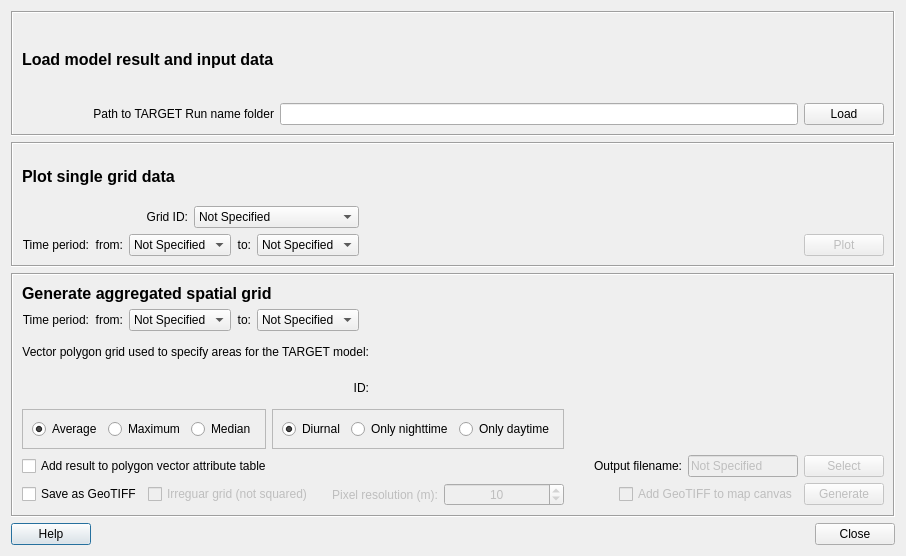
<?xml version="1.0" encoding="UTF-8"?>
<ui version="4.0">
 <class>TARGETAnalyserDialogBase</class>
 <widget class="QDialog" name="TARGETAnalyserDialogBase">
  <property name="geometry">
   <rect>
    <x>0</x>
    <y>0</y>
    <width>906</width>
    <height>556</height>
   </rect>
  </property>
  <property name="windowTitle">
   <string>TARGET Analyser</string>
  </property>
  <layout class="QGridLayout" name="gridLayout_5">
   <item row="3" column="0">
    <widget class="QPushButton" name="pushButtonHelp">
     <property name="text">
      <string>Help</string>
     </property>
    </widget>
   </item>
   <item row="3" column="1">
    <spacer name="horizontalSpacer_2">
     <property name="orientation">
      <enum>Qt::Horizontal</enum>
     </property>
     <property name="sizeHint" stdset="0">
      <size>
       <width>622</width>
       <height>20</height>
      </size>
     </property>
    </spacer>
   </item>
   <item row="3" column="2">
    <widget class="QPushButton" name="pushButtonClose">
     <property name="text">
      <string>Close</string>
     </property>
    </widget>
   </item>
   <item row="0" column="0" colspan="3">
    <widget class="QFrame" name="frame_8">
     <property name="frameShape">
      <enum>QFrame::Box</enum>
     </property>
     <property name="frameShadow">
      <enum>QFrame::Sunken</enum>
     </property>
     <layout class="QGridLayout" name="gridLayout">
      <item row="1" column="1">
       <widget class="QLineEdit" name="textModelInFolder">
        <property name="toolTip">
         <string>A namelist (RunControl.nml) used for the model run should be specified. This can be located in the suewsmodel directory found as a sub-directory of the UMEP-plugin directory. Note that the namelist includes information on the last model run performed.</string>
        </property>
       </widget>
      </item>
      <item row="1" column="0">
       <widget class="QLabel" name="label_14">
        <property name="text">
         <string>Path to TARGET Run name folder</string>
        </property>
        <property name="alignment">
         <set>Qt::AlignRight|Qt::AlignTrailing|Qt::AlignVCenter</set>
        </property>
       </widget>
      </item>
      <item row="1" column="2">
       <widget class="QPushButton" name="pushButtonInFolder">
        <property name="text">
         <string>Load</string>
        </property>
       </widget>
      </item>
      <item row="0" column="0">
       <widget class="QLabel" name="label_32">
        <property name="text">
         <string>&lt;!DOCTYPE HTML PUBLIC &quot;-//W3C//DTD HTML 4.0//EN&quot; &quot;http://www.w3.org/TR/REC-html40/strict.dtd&quot;&gt;
&lt;html&gt;&lt;head&gt;&lt;meta name=&quot;qrichtext&quot; content=&quot;1&quot; /&gt;&lt;style type=&quot;text/css&quot;&gt;
p, li { white-space: pre-wrap; }
&lt;/style&gt;&lt;/head&gt;&lt;body style=&quot; font-family:'MS Shell Dlg 2'; font-size:8pt; font-weight:400; font-style:normal;&quot;&gt;
&lt;p style=&quot; margin-top:0px; margin-bottom:0px; margin-left:0px; margin-right:0px; -qt-block-indent:0; text-indent:0px;&quot;&gt;&lt;span style=&quot; font-size:12pt; font-weight:600;&quot;&gt;Load model result and input data&lt;/span&gt;&lt;/p&gt;&lt;/body&gt;&lt;/html&gt;</string>
        </property>
       </widget>
      </item>
     </layout>
    </widget>
   </item>
   <item row="2" column="0" colspan="3">
    <widget class="QFrame" name="frame_Spatial">
     <property name="enabled">
      <bool>true</bool>
     </property>
     <property name="frameShape">
      <enum>QFrame::Box</enum>
     </property>
     <property name="frameShadow">
      <enum>QFrame::Sunken</enum>
     </property>
     <layout class="QGridLayout" name="gridLayout_19">
      <item row="7" column="1">
       <spacer name="horizontalSpacer_4">
        <property name="orientation">
         <enum>Qt::Horizontal</enum>
        </property>
        <property name="sizeHint" stdset="0">
         <size>
          <width>40</width>
          <height>20</height>
         </size>
        </property>
       </spacer>
      </item>
      <item row="1" column="0">
       <layout class="QGridLayout" name="gridLayout_2">
        <item row="0" column="3">
         <widget class="QLabel" name="label_11">
          <property name="text">
           <string>to:</string>
          </property>
          <property name="alignment">
           <set>Qt::AlignRight|Qt::AlignTrailing|Qt::AlignVCenter</set>
          </property>
         </widget>
        </item>
        <item row="0" column="1">
         <widget class="QLabel" name="label_6">
          <property name="text">
           <string>from:</string>
          </property>
          <property name="alignment">
           <set>Qt::AlignRight|Qt::AlignTrailing|Qt::AlignVCenter</set>
          </property>
         </widget>
        </item>
        <item row="0" column="2">
         <widget class="QComboBox" name="comboBox_SpatialDOYMin">
          <property name="enabled">
           <bool>true</bool>
          </property>
          <property name="toolTip">
           <string>Specify the start time period to plot</string>
          </property>
          <item>
           <property name="text">
            <string>Not Specified</string>
           </property>
          </item>
         </widget>
        </item>
        <item row="0" column="4">
         <widget class="QComboBox" name="comboBox_SpatialDOYMax">
          <property name="enabled">
           <bool>true</bool>
          </property>
          <property name="toolTip">
           <string>Specify the end time period to plot</string>
          </property>
          <item>
           <property name="text">
            <string>Not Specified</string>
           </property>
          </item>
         </widget>
        </item>
        <item row="0" column="0">
         <widget class="QLabel" name="label">
          <property name="text">
           <string>Time period:</string>
          </property>
          <property name="alignment">
           <set>Qt::AlignRight|Qt::AlignTrailing|Qt::AlignVCenter</set>
          </property>
         </widget>
        </item>
        <item row="0" column="5">
         <spacer name="horizontalSpacer">
          <property name="orientation">
           <enum>Qt::Horizontal</enum>
          </property>
          <property name="sizeHint" stdset="0">
           <size>
            <width>40</width>
            <height>20</height>
           </size>
          </property>
         </spacer>
        </item>
       </layout>
      </item>
      <item row="3" column="0">
       <layout class="QGridLayout" name="gridLayout_12">
        <item row="0" column="1">
         <widget class="QFrame" name="frame_2">
          <property name="enabled">
           <bool>true</bool>
          </property>
          <property name="toolTip">
           <string>Specify what part of each day to include in the analysis</string>
          </property>
          <property name="frameShape">
           <enum>QFrame::StyledPanel</enum>
          </property>
          <property name="frameShadow">
           <enum>QFrame::Raised</enum>
          </property>
          <layout class="QGridLayout" name="gridLayout_9">
           <item row="0" column="2">
            <widget class="QRadioButton" name="radioButtonDaytime_3">
             <property name="text">
              <string>Only daytime</string>
             </property>
            </widget>
           </item>
           <item row="0" column="0">
            <widget class="QRadioButton" name="radioButtonDiurnal_3">
             <property name="text">
              <string>Diurnal</string>
             </property>
             <property name="checked">
              <bool>true</bool>
             </property>
            </widget>
           </item>
           <item row="0" column="1">
            <widget class="QRadioButton" name="radioButtonNighttime_3">
             <property name="text">
              <string>Only nighttime</string>
             </property>
            </widget>
           </item>
          </layout>
         </widget>
        </item>
        <item row="0" column="0">
         <widget class="QFrame" name="frame">
          <property name="toolTip">
           <string>Specify statistical method</string>
          </property>
          <property name="frameShape">
           <enum>QFrame::StyledPanel</enum>
          </property>
          <property name="frameShadow">
           <enum>QFrame::Raised</enum>
          </property>
          <layout class="QGridLayout" name="gridLayout_4">
           <item row="2" column="1">
            <widget class="QRadioButton" name="radioButtonMax">
             <property name="text">
              <string>Maximum</string>
             </property>
            </widget>
           </item>
           <item row="2" column="2">
            <widget class="QRadioButton" name="radioButtonMed">
             <property name="text">
              <string>Median</string>
             </property>
            </widget>
           </item>
           <item row="2" column="0">
            <widget class="QRadioButton" name="radioButtonMean">
             <property name="text">
              <string>Average</string>
             </property>
             <property name="checked">
              <bool>true</bool>
             </property>
            </widget>
           </item>
          </layout>
         </widget>
        </item>
       </layout>
      </item>
      <item row="7" column="2">
       <layout class="QGridLayout" name="gridLayout_18">
        <item row="0" column="2">
         <widget class="QPushButton" name="runButtonSpatial">
          <property name="enabled">
           <bool>false</bool>
          </property>
          <property name="cursor">
           <cursorShape>ArrowCursor</cursorShape>
          </property>
          <property name="toolTip">
           <string>Starts the spatial processing/analysis</string>
          </property>
          <property name="text">
           <string>Generate</string>
          </property>
         </widget>
        </item>
        <item row="0" column="1">
         <widget class="QCheckBox" name="checkBoxIntoCanvas">
          <property name="enabled">
           <bool>false</bool>
          </property>
          <property name="toolTip">
           <string>All analysis specified above will be added to the map canvas if this box is ticked in</string>
          </property>
          <property name="text">
           <string>Add GeoTIFF to map canvas</string>
          </property>
         </widget>
        </item>
        <item row="0" column="0">
         <spacer name="horizontalSpacer_5">
          <property name="orientation">
           <enum>Qt::Horizontal</enum>
          </property>
          <property name="sizeHint" stdset="0">
           <size>
            <width>40</width>
            <height>20</height>
           </size>
          </property>
         </spacer>
        </item>
       </layout>
      </item>
      <item row="0" column="0">
       <widget class="QLabel" name="label_31">
        <property name="text">
         <string>&lt;!DOCTYPE HTML PUBLIC &quot;-//W3C//DTD HTML 4.0//EN&quot; &quot;http://www.w3.org/TR/REC-html40/strict.dtd&quot;&gt;
&lt;html&gt;&lt;head&gt;&lt;meta name=&quot;qrichtext&quot; content=&quot;1&quot; /&gt;&lt;style type=&quot;text/css&quot;&gt;
p, li { white-space: pre-wrap; }
&lt;/style&gt;&lt;/head&gt;&lt;body style=&quot; font-family:'MS Shell Dlg 2'; font-size:8pt; font-weight:400; font-style:normal;&quot;&gt;
&lt;p style=&quot; margin-top:0px; margin-bottom:0px; margin-left:0px; margin-right:0px; -qt-block-indent:0; text-indent:0px;&quot;&gt;&lt;span style=&quot; font-size:12pt; font-weight:600;&quot;&gt;Generate aggregated spatial grid&lt;/span&gt;&lt;/p&gt;&lt;/body&gt;&lt;/html&gt;</string>
        </property>
       </widget>
      </item>
      <item row="2" column="0">
       <layout class="QGridLayout" name="gridLayout_13">
        <item row="0" column="0">
         <widget class="QLabel" name="label_3">
          <property name="text">
           <string>Vector polygon grid used to specify areas for the TARGET model:</string>
          </property>
          <property name="alignment">
           <set>Qt::AlignRight|Qt::AlignTrailing|Qt::AlignVCenter</set>
          </property>
         </widget>
        </item>
        <item row="0" column="2">
         <widget class="QWidget" name="widgetPolygrid" native="true">
          <property name="enabled">
           <bool>true</bool>
          </property>
          <property name="minimumSize">
           <size>
            <width>175</width>
            <height>30</height>
           </size>
          </property>
          <property name="layoutDirection">
           <enum>Qt::LeftToRight</enum>
          </property>
          <layout class="QGridLayout" name="gridLayout_7"/>
         </widget>
        </item>
        <item row="1" column="2">
         <widget class="QWidget" name="widgetField" native="true">
          <property name="enabled">
           <bool>true</bool>
          </property>
          <property name="minimumSize">
           <size>
            <width>125</width>
            <height>30</height>
           </size>
          </property>
          <property name="layoutDirection">
           <enum>Qt::LeftToRight</enum>
          </property>
          <layout class="QGridLayout" name="gridLayout_15"/>
         </widget>
        </item>
        <item row="1" column="0">
         <widget class="QLabel" name="label_7">
          <property name="text">
           <string>ID:</string>
          </property>
          <property name="alignment">
           <set>Qt::AlignRight|Qt::AlignTrailing|Qt::AlignVCenter</set>
          </property>
         </widget>
        </item>
       </layout>
      </item>
      <item row="6" column="2">
       <layout class="QGridLayout" name="gridLayout_17">
        <item row="0" column="0">
         <widget class="QLabel" name="label_4">
          <property name="enabled">
           <bool>true</bool>
          </property>
          <property name="text">
           <string>Output filename:</string>
          </property>
          <property name="alignment">
           <set>Qt::AlignRight|Qt::AlignTrailing|Qt::AlignVCenter</set>
          </property>
         </widget>
        </item>
        <item row="0" column="1">
         <widget class="QLineEdit" name="textOutput">
          <property name="enabled">
           <bool>false</bool>
          </property>
          <property name="toolTip">
           <string>Name of the GeoTIFF to be saved</string>
          </property>
          <property name="text">
           <string>Not Specified</string>
          </property>
         </widget>
        </item>
        <item row="0" column="2">
         <widget class="QPushButton" name="pushButtonSave">
          <property name="enabled">
           <bool>false</bool>
          </property>
          <property name="text">
           <string>Select</string>
          </property>
         </widget>
        </item>
       </layout>
      </item>
      <item row="7" column="0">
       <layout class="QGridLayout" name="gridLayout_11">
        <item row="0" column="1">
         <widget class="QCheckBox" name="checkBoxIrregular">
          <property name="enabled">
           <bool>false</bool>
          </property>
          <property name="toolTip">
           <string>Tick this in if a grid is irregular i.e. not squared and aligned north to south</string>
          </property>
          <property name="text">
           <string>Irreguar grid (not squared)</string>
          </property>
         </widget>
        </item>
        <item row="0" column="2">
         <widget class="QLabel" name="label_2">
          <property name="enabled">
           <bool>false</bool>
          </property>
          <property name="text">
           <string>Pixel resolution (m):</string>
          </property>
          <property name="alignment">
           <set>Qt::AlignRight|Qt::AlignTrailing|Qt::AlignVCenter</set>
          </property>
         </widget>
        </item>
        <item row="0" column="3">
         <widget class="QDoubleSpinBox" name="doubleSpinBoxRes">
          <property name="enabled">
           <bool>false</bool>
          </property>
          <property name="toolTip">
           <string>When a irregular grid is used, a pixel resolution in meters must be specified</string>
          </property>
          <property name="alignment">
           <set>Qt::AlignCenter</set>
          </property>
          <property name="decimals">
           <number>0</number>
          </property>
          <property name="maximum">
           <double>10000.000000000000000</double>
          </property>
          <property name="value">
           <double>10.000000000000000</double>
          </property>
         </widget>
        </item>
        <item row="0" column="0">
         <widget class="QCheckBox" name="addResultToGeotiff">
          <property name="toolTip">
           <string>Tick this in to generate a raster grid from the analyze settings specified</string>
          </property>
          <property name="text">
           <string>Save as GeoTIFF</string>
          </property>
         </widget>
        </item>
       </layout>
      </item>
      <item row="6" column="0">
       <layout class="QGridLayout" name="gridLayout_16">
        <item row="0" column="0">
         <widget class="QCheckBox" name="addResultToGrid">
          <property name="toolTip">
           <string>Tick this box to add the results in the attribute table of the grid specified. PLoygon grid need to be reloaded for changes to appear in the atttribute table.</string>
          </property>
          <property name="text">
           <string>Add result to polygon vector attribute table</string>
          </property>
         </widget>
        </item>
       </layout>
      </item>
     </layout>
    </widget>
   </item>
   <item row="1" column="0" colspan="3">
    <widget class="QFrame" name="frame_POI">
     <property name="enabled">
      <bool>true</bool>
     </property>
     <property name="frameShape">
      <enum>QFrame::Box</enum>
     </property>
     <property name="frameShadow">
      <enum>QFrame::Sunken</enum>
     </property>
     <layout class="QGridLayout" name="gridLayout_14">
      <item row="1" column="0">
       <layout class="QGridLayout" name="gridLayout_10">
        <item row="0" column="0">
         <widget class="QLabel" name="label_34">
          <property name="enabled">
           <bool>true</bool>
          </property>
          <property name="text">
           <string>Grid ID:</string>
          </property>
          <property name="alignment">
           <set>Qt::AlignRight|Qt::AlignTrailing|Qt::AlignVCenter</set>
          </property>
          <property name="buddy">
           <cstring>comboBox_POIField</cstring>
          </property>
         </widget>
        </item>
        <item row="0" column="1">
         <widget class="QComboBox" name="comboBox_POIField">
          <property name="enabled">
           <bool>true</bool>
          </property>
          <property name="toolTip">
           <string>Here, a list of all available modeled grids are listed. Specify one of the grid IDs. If no grid is available, then no data if found in the model output folder.</string>
          </property>
          <item>
           <property name="text">
            <string>Not Specified</string>
           </property>
          </item>
         </widget>
        </item>
       </layout>
      </item>
      <item row="2" column="2">
       <widget class="QPushButton" name="runButtonPlot">
        <property name="enabled">
         <bool>false</bool>
        </property>
        <property name="toolTip">
         <string>	Plot the data selected above</string>
        </property>
        <property name="text">
         <string>Plot</string>
        </property>
       </widget>
      </item>
      <item row="0" column="0">
       <widget class="QLabel" name="label_29">
        <property name="text">
         <string>&lt;!DOCTYPE HTML PUBLIC &quot;-//W3C//DTD HTML 4.0//EN&quot; &quot;http://www.w3.org/TR/REC-html40/strict.dtd&quot;&gt;
&lt;html&gt;&lt;head&gt;&lt;meta name=&quot;qrichtext&quot; content=&quot;1&quot; /&gt;&lt;style type=&quot;text/css&quot;&gt;
p, li { white-space: pre-wrap; }
&lt;/style&gt;&lt;/head&gt;&lt;body style=&quot; font-family:'MS Shell Dlg 2'; font-size:8pt; font-weight:400; font-style:normal;&quot;&gt;
&lt;p style=&quot; margin-top:0px; margin-bottom:0px; margin-left:0px; margin-right:0px; -qt-block-indent:0; text-indent:0px;&quot;&gt;&lt;span style=&quot; font-size:12pt; font-weight:600;&quot;&gt;Plot single grid data&lt;/span&gt;&lt;/p&gt;&lt;/body&gt;&lt;/html&gt;</string>
        </property>
       </widget>
      </item>
      <item row="1" column="1">
       <spacer name="horizontalSpacer_3">
        <property name="orientation">
         <enum>Qt::Horizontal</enum>
        </property>
        <property name="sizeHint" stdset="0">
         <size>
          <width>40</width>
          <height>20</height>
         </size>
        </property>
       </spacer>
      </item>
      <item row="2" column="0">
       <layout class="QGridLayout" name="gridLayout_3">
        <item row="0" column="4">
         <widget class="QComboBox" name="comboBox_POIDOYMax">
          <property name="enabled">
           <bool>true</bool>
          </property>
          <property name="toolTip">
           <string>Specify the end time period to plot</string>
          </property>
          <item>
           <property name="text">
            <string>Not Specified</string>
           </property>
          </item>
         </widget>
        </item>
        <item row="0" column="3">
         <widget class="QLabel" name="label_9">
          <property name="text">
           <string>to:</string>
          </property>
          <property name="alignment">
           <set>Qt::AlignRight|Qt::AlignTrailing|Qt::AlignVCenter</set>
          </property>
         </widget>
        </item>
        <item row="0" column="0">
         <widget class="QLabel" name="label_10">
          <property name="text">
           <string>Time period:</string>
          </property>
          <property name="alignment">
           <set>Qt::AlignRight|Qt::AlignTrailing|Qt::AlignVCenter</set>
          </property>
         </widget>
        </item>
        <item row="0" column="2">
         <widget class="QComboBox" name="comboBox_POIDOYMin">
          <property name="enabled">
           <bool>true</bool>
          </property>
          <property name="toolTip">
           <string>Specify the start time period to plot</string>
          </property>
          <item>
           <property name="text">
            <string>Not Specified</string>
           </property>
          </item>
         </widget>
        </item>
        <item row="0" column="1">
         <widget class="QLabel" name="label_5">
          <property name="text">
           <string>from:</string>
          </property>
          <property name="alignment">
           <set>Qt::AlignRight|Qt::AlignTrailing|Qt::AlignVCenter</set>
          </property>
         </widget>
        </item>
       </layout>
      </item>
     </layout>
     <zorder>label_29</zorder>
     <zorder>label_10</zorder>
     <zorder>runButtonPlot</zorder>
     <zorder>comboBox_POIDOYMin</zorder>
     <zorder>label_9</zorder>
     <zorder>comboBox_POIDOYMax</zorder>
     <zorder>label_34</zorder>
     <zorder>comboBox_POIField</zorder>
     <zorder>horizontalSpacer_3</zorder>
    </widget>
   </item>
  </layout>
 </widget>
 <resources/>
 <connections>
  <connection>
   <sender>pushButtonClose</sender>
   <signal>clicked()</signal>
   <receiver>TARGETAnalyserDialogBase</receiver>
   <slot>accept()</slot>
   <hints>
    <hint type="sourcelabel">
     <x>1021</x>
     <y>648</y>
    </hint>
    <hint type="destinationlabel">
     <x>405</x>
     <y>305</y>
    </hint>
   </hints>
  </connection>
  <connection>
   <sender>addResultToGeotiff</sender>
   <signal>clicked(bool)</signal>
   <receiver>checkBoxIrregular</receiver>
   <slot>setEnabled(bool)</slot>
   <hints>
    <hint type="sourcelabel">
     <x>658</x>
     <y>476</y>
    </hint>
    <hint type="destinationlabel">
     <x>742</x>
     <y>541</y>
    </hint>
   </hints>
  </connection>
  <connection>
   <sender>checkBoxIrregular</sender>
   <signal>clicked(bool)</signal>
   <receiver>label_2</receiver>
   <slot>setEnabled(bool)</slot>
   <hints>
    <hint type="sourcelabel">
     <x>742</x>
     <y>541</y>
    </hint>
    <hint type="destinationlabel">
     <x>924</x>
     <y>545</y>
    </hint>
   </hints>
  </connection>
  <connection>
   <sender>checkBoxIrregular</sender>
   <signal>clicked(bool)</signal>
   <receiver>doubleSpinBoxRes</receiver>
   <slot>setEnabled(bool)</slot>
   <hints>
    <hint type="sourcelabel">
     <x>742</x>
     <y>541</y>
    </hint>
    <hint type="destinationlabel">
     <x>1008</x>
     <y>545</y>
    </hint>
   </hints>
  </connection>
  <connection>
   <sender>addResultToGeotiff</sender>
   <signal>clicked(bool)</signal>
   <receiver>textOutput</receiver>
   <slot>setEnabled(bool)</slot>
   <hints>
    <hint type="sourcelabel">
     <x>508</x>
     <y>468</y>
    </hint>
    <hint type="destinationlabel">
     <x>571</x>
     <y>572</y>
    </hint>
   </hints>
  </connection>
  <connection>
   <sender>addResultToGeotiff</sender>
   <signal>clicked(bool)</signal>
   <receiver>pushButtonSave</receiver>
   <slot>setEnabled(bool)</slot>
   <hints>
    <hint type="sourcelabel">
     <x>514</x>
     <y>471</y>
    </hint>
    <hint type="destinationlabel">
     <x>943</x>
     <y>564</y>
    </hint>
   </hints>
  </connection>
  <connection>
   <sender>addResultToGeotiff</sender>
   <signal>clicked(bool)</signal>
   <receiver>checkBoxIntoCanvas</receiver>
   <slot>setEnabled(bool)</slot>
   <hints>
    <hint type="sourcelabel">
     <x>437</x>
     <y>468</y>
    </hint>
    <hint type="destinationlabel">
     <x>81</x>
     <y>587</y>
    </hint>
   </hints>
  </connection>
 </connections>
</ui>
